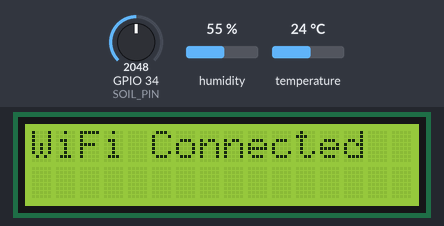
Bench run of a sketch on a simulated ESP32. Shown: 16×2 character LCD. The inputs (shaded band) are chosen by the test bench; at power-on: GPIO 34 (SOIL_PIN) = 2048, humidity 55 %, temperature 24 °C. WiFi joins after 1.5 s; servers stay silent unless stated; web services answer with replies made up by the test bench; what the sketch prints to the serial monitor is not drawn.

Above: at 1.6 s.
At 3.4 s:
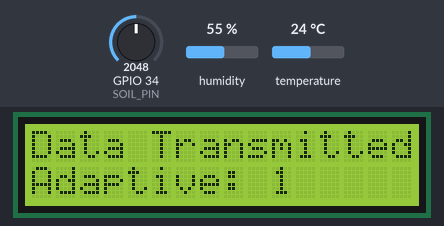
At 19.4 s:
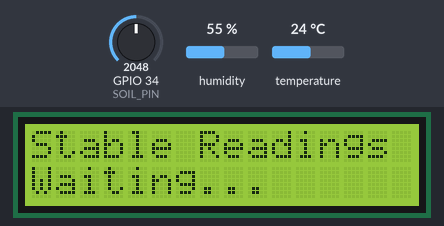

The sketch:

sketch.ino
```cpp
#include <WiFi.h>
#include <HTTPClient.h>
#include <DHT.h>
#include <Wire.h>
#include <LiquidCrystal_I2C.h>

#define DHTPIN 15
#define DHTTYPE DHT22
#define SOIL_PIN 34

DHT dht(DHTPIN, DHTTYPE);
LiquidCrystal_I2C lcd(0x27, 16, 2);

const char* ssid = "Wokwi-GUEST";
const char* password = "";

String apiKey = "RASG6G5NB9VJBQGD";

float previousSoil = -1;
float previousTemp = -1;
float previousHumidity = -1;

int adaptiveCount = 0;
int fixedCount = 0;
int stepCount = 0;

void setup() {
  Serial.begin(115200);

  dht.begin();
  lcd.init();
  lcd.backlight();

  WiFi.begin("Wokwi-GUEST", "", 6);

  lcd.setCursor(0, 0);
  lcd.print("Connecting WiFi");

  while (WiFi.status() != WL_CONNECTED) {
    delay(500);
  }

  lcd.clear();
  lcd.print("WiFi Connected");
  delay(1500);
}

void loop() {
  float soilRaw = analogRead(SOIL_PIN);
  float soil = map(soilRaw, 0, 4095, 100, 0);

  float temperature = dht.readTemperature();
  float humidity = dht.readHumidity();

  if (isnan(temperature) || isnan(humidity)) {
    Serial.println("DHT sensor reading error");
    delay(3000);
    return;
  }

  stepCount++;

  // Fixed reporting: send every 3 readings
  if (stepCount % 3 == 0) {
    fixedCount++;
  }

  // Adaptive reporting: send when readings change
  // significantly, or after 5 readings
  bool sendData = false;

  if (previousSoil < 0 ||
      abs(soil - previousSoil) >= 3 ||
      abs(temperature - previousTemp) >= 2 ||
      abs(humidity - previousHumidity) >= 3 ||
      soil <= 20 ||
      stepCount % 5 == 0) {
    sendData = true;
  }

  if (sendData) {
    adaptiveCount++;

    previousSoil = soil;
    previousTemp = temperature;
    previousHumidity = humidity;

    sendToThingSpeak(soil, temperature, humidity);

    lcd.clear();
    lcd.setCursor(0, 0);
    lcd.print("Data Transmitted");
    lcd.setCursor(0, 1);
    lcd.print("Adaptive: ");
    lcd.print(adaptiveCount);

    Serial.println("Adaptive: DATA SENT");
  } else {
    lcd.clear();
    lcd.setCursor(0, 0);
    lcd.print("Stable Readings");
    lcd.setCursor(0, 1);
    lcd.print("Waiting...");

    Serial.println("Adaptive: WAITING");
  }

  Serial.print("Soil: ");
  Serial.print(soil);
  Serial.print("% | Temp: ");
  Serial.print(temperature);
  Serial.print(" C | Humidity: ");
  Serial.print(humidity);
  Serial.println("%");

  delay(16000);
}

void sendToThingSpeak(float soil, float temp, float humidity) {
  if (WiFi.status() == WL_CONNECTED) {
    HTTPClient http;

    String url = "http://api.thingspeak.com/update?api_key=";
    url += apiKey;
    url += "&field1=" + String(soil);
    url += "&field2=" + String(temp);
    url += "&field3=" + String(humidity);
    url += "&field4=" + String(adaptiveCount);
    url += "&field5=" + String(fixedCount);

    http.begin(url);
    int response = http.GET();

    Serial.print("ThingSpeak response: ");
    Serial.println(response);

    http.end();
  }
}
```

Measured:
- what the display in image 0 shows lasts 1.7 s, from 1.6 s to 3.3 s
- what the display in image 1 shows lasts 16.1 s, from 3.3 s to 19.4 s
